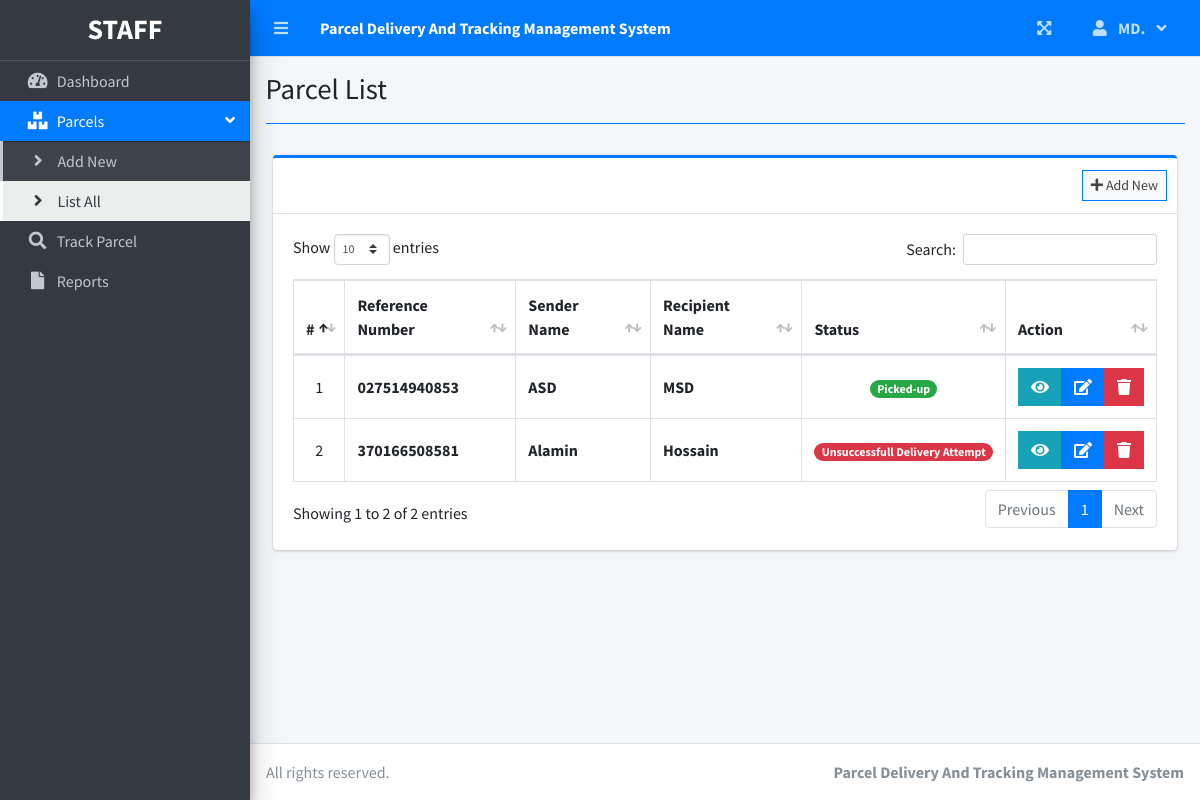
Page /Admin/index.php?page=parcel_list (signed in) on the committed database.
### tables this page shows
CREATE TABLE `parcels` (
  `id` int(30) NOT NULL,
  `reference_number` varchar(100) NOT NULL,
  `sender_name` text NOT NULL,
  `sender_address` text NOT NULL,
  `sender_contact` text NOT NULL,
  `recipient_name` text NOT NULL,
  `recipient_address` text NOT NULL,
  `recipient_contact` text NOT NULL,
  `parcel_type` varchar(100) DEFAULT NULL,
  `type` int(1) NOT NULL COMMENT '1 = Deliver, 2=Pickup',
  `from_branch_id` varchar(30) NOT NULL,
  `to_branch_id` varchar(30) NOT NULL,
  `weight` varchar(100) NOT NULL,
  `height` varchar(100) NOT NULL,
  `width` varchar(100) NOT NULL,
  `length` varchar(100) NOT NULL,
  `price` float NOT NULL,
  `status` int(2) NOT NULL DEFAULT 0,
  `date_created` datetime NOT NULL DEFAULT current_timestamp()
);

### Admin/parcel_list.php (the view, shortened to what this page needs)
<?php include'connection.php' ?>
<div class="col-lg-12">
	<div class="card card-outline card-primary">
		<div class="card-header">
			<div class="card-tools">
				<a class="btn btn-block btn-sm btn-default btn-flat border-primary " href="./index.php?page=new_parcel"><i class="fa fa-plus"></i> Add New</a>
			</div>
		</div>
		<div class="card-body">
			<table class="table tabe-hover table-bordered" id="list">
				<!-- <colgroup>
					<col width="5%">
					<col width="15%">
					<col width="25%">
					<col width="25%">
					<col width="15%">
				</colgroup> -->
				<thead>
					<tr>
						<th class="text-center">#</th>
						<th>Reference Number</th>
						<th>Sender Name</th>
						<th>Recipient Name</th>
						<th>Status</th>
						<th>Action</th>
					</tr>
				</thead>
				<tbody>
					<?php
					$i = 1;
					$where = "";
					if($_SESSION['login_type'] != 1 ){
						if(empty($where))
							$where = " where ";
						else
							$where .= " and ";
						$where .= " (from_branch_id = {$_SESSION['login_branch_id']} or to_branch_id = {$_SESSION['login_branch_id']}) ";
					}
					$qry = $conn->query("SELECT * from parcels $where order by  unix_timestamp(date_created) desc ");
					while($row= $qry->fetch_assoc()):
					?>
					<tr>
						<td class="text-center"><?php echo $i++ ?></td>
						<td><b><?php echo ($row['reference_number']) ?></b></td>
						<td><b><?php echo ucwords($row['sender_name']) ?></b></td>
						<td><b><?php echo ucwords($row['recipient_name']) ?></b></td>
						<td class="text-center">
							<?php
							switch ($row['status']) {
								case '8':
									echo "<span class='badge badge-pill badge-success'> Picked-up</span>";
									break;
								case '9':
									echo "<span class='badge badge-pill badge-danger'> Unsuccessfull Delivery Attempt</span>";
									break;
							}
							?>
						</td>
						<td class="text-center">
		                    <div class="btn-group">
		                    	<button type="button" class="btn btn-info btn-flat view_parcel" data-id="<?php echo $row['id'] ?>">
		                          <i class="fas fa-eye"></i>
		                        </button>
		                        <a href="index.php?page=edit_parcel&id=<?php echo $row['id'] ?>" class="btn btn-primary btn-flat ">
		                          <i class="fas fa-edit"></i>
		                        </a>
		                        <button type="button" class="btn btn-danger btn-flat delete_parcel" data-id="<?php echo $row['id'] ?>">
		                          <i class="fas fa-trash"></i>
		                        </button>
	                      </div>
						</td>
					</tr>
				<?php endwhile; ?>
				</tbody>
			</table>
		</div>
	</div>
</div>

### Admin/parcel_list.php (style rules this page uses)
table td { vertical-align: middle !important; }

### rows in the picture
parcels: reference_number "027514940853", sender_name "ASD", recipient_name "MSD", status "Picked-up"
parcels: reference_number "370166508581", sender_name "Alamin", recipient_name "Hossain", status "Unsuccessfull Delivery Attempt"

### other values in the picture
$_SESSION['system']['name'] "Parcel Delivery And Tracking Management System"
$_SESSION['login_firstname'] "MD."
$title "Parcel List"
